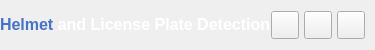
           <widget class="QFrame" name="contentTopBg">
            <property name="minimumSize">
             <size>
              <width>0</width>
              <height>50</height>
             </size>
            </property>
            <property name="maximumSize">
             <size>
              <width>16777215</width>
              <height>50</height>
             </size>
            </property>
            <property name="frameShape">
             <enum>QFrame::NoFrame</enum>
            </property>
            <property name="frameShadow">
             <enum>QFrame::Raised</enum>
            </property>
            <layout class="QHBoxLayout" name="horizontalLayout">
             <property name="spacing">
              <number>0</number>
             </property>
             <property name="leftMargin">
              <number>0</number>
             </property>
             <property name="topMargin">
              <number>0</number>
             </property>
             <property name="rightMargin">
              <number>10</number>
             </property>
             <property name="bottomMargin">
              <number>0</number>
             </property>
             <item>
              <widget class="QFrame" name="leftBox">
               <property name="sizePolicy">
                <sizepolicy hsizetype="Expanding" vsizetype="Preferred">
                 <horstretch>0</horstretch>
                 <verstretch>0</verstretch>
                </sizepolicy>
               </property>
               <property name="frameShape">
                <enum>QFrame::NoFrame</enum>
               </property>
               <property name="frameShadow">
                <enum>QFrame::Raised</enum>
               </property>
               <layout class="QHBoxLayout" name="horizontalLayout_3">
                <property name="spacing">
                 <number>0</number>
                </property>
                <property name="leftMargin">
                 <number>0</number>
                </property>
                <property name="topMargin">
                 <number>0</number>
                </property>
                <property name="rightMargin">
                 <number>0</number>
                </property>
                <property name="bottomMargin">
                 <number>0</number>
                </property>
                <item>
                 <widget class="QLabel" name="titleRightInfo">
                  <property name="sizePolicy">
                   <sizepolicy hsizetype="Preferred" vsizetype="Expanding">
                    <horstretch>0</horstretch>
                    <verstretch>0</verstretch>
                   </sizepolicy>
                  </property>
                  <property name="maximumSize">
                   <size>
                    <width>16777215</width>
                    <height>45</height>
                   </size>
                  </property>
                  <property name="font">
                   <font>
                    <family>Segoe UI</family>
                    <pointsize>10</pointsize>
                    <weight>50</weight>
                    <italic>false</italic>
                    <bold>false</bold>
                   </font>
                  </property>
                  <property name="text">
                   <string>&lt;html&gt;&lt;head/&gt;&lt;body&gt;&lt;p&gt;&lt;span style=&quot; font-size:12pt; font-weight:600; color:#4673c6;&quot;&gt;Helmet &lt;/span&gt;&lt;span style=&quot; font-size:12pt; font-weight:600; color:#ffffff;&quot;&gt;and License Plate Detection&lt;/span&gt;&lt;/p&gt;&lt;/body&gt;&lt;/html&gt;</string>
                  </property>
                  <property name="alignment">
                   <set>Qt::AlignLeading|Qt::AlignLeft|Qt::AlignVCenter</set>
                  </property>
                 </widget>
                </item>
               </layout>
              </widget>
             </item>
             <item alignment="Qt::AlignRight">
              <widget class="QFrame" name="rightButtons">
               <property name="minimumSize">
                <size>
                 <width>0</width>
                 <height>28</height>
                </size>
               </property>
               <property name="frameShape">
                <enum>QFrame::NoFrame</enum>
               </property>
               <property name="frameShadow">
                <enum>QFrame::Raised</enum>
               </property>
               <layout class="QHBoxLayout" name="horizontalLayout_2">
                <property name="spacing">
                 <number>5</number>
                </property>
                <property name="leftMargin">
                 <number>0</number>
                </property>
                <property name="topMargin">
                 <number>0</number>
                </property>
                <property name="rightMargin">
                 <number>0</number>
                </property>
                <property name="bottomMargin">
                 <number>0</number>
                </property>
                <item>
                 <widget class="QPushButton" name="minimizeAppBtn">
                  <property name="minimumSize">
                   <size>
                    <width>28</width>
                    <height>28</height>
                   </size>
                  </property>
                  <property name="maximumSize">
                   <size>
                    <width>28</width>
                    <height>28</height>
                   </size>
                  </property>
                  <property name="cursor">
                   <cursorShape>PointingHandCursor</cursorShape>
                  </property>
                  <property name="toolTip">
                   <string>Minimize</string>
                  </property>
                  <property name="text">
                   <string/>
                  </property>
                  <property name="icon">
                   <iconset resource="resources.qrc">
                    <normaloff>:/icons/images/icons/icon_minimize.png</normaloff>:/icons/images/icons/icon_minimize.png</iconset>
                  </property>
                  <property name="iconSize">
                   <size>
                    <width>20</width>
                    <height>20</height>
                   </size>
                  </property>
                 </widget>
                </item>
                <item>
                 <widget class="QPushButton" name="maximizeRestoreAppBtn">
                  <property name="minimumSize">
                   <size>
                    <width>28</width>
                    <height>28</height>
                   </size>
                  </property>
                  <property name="maximumSize">
                   <size>
                    <width>28</width>
                    <height>28</height>
                   </size>
                  </property>
                  <property name="font">
                   <font>
                    <family>Segoe UI</family>
                    <pointsize>10</pointsize>
                    <weight>50</weight>
                    <italic>false</italic>
                    <bold>false</bold>
                    <stylestrategy>PreferDefault</stylestrategy>
                   </font>
                  </property>
                  <property name="cursor">
                   <cursorShape>PointingHandCursor</cursorShape>
                  </property>
                  <property name="toolTip">
                   <string>Maximize</string>
                  </property>
                  <property name="text">
                   <string/>
                  </property>
                  <property name="icon">
                   <iconset resource="resources.qrc">
                    <normaloff>:/icons/images/icons/icon_maximize.png</normaloff>:/icons/images/icons/icon_maximize.png</iconset>
                  </property>
                  <property name="iconSize">
                   <size>
                    <width>20</width>
                    <height>20</height>
                   </size>
                  </property>
                 </widget>
                </item>
                <item>
                 <widget class="QPushButton" name="closeAppBtn">
                  <property name="minimumSize">
                   <size>
                    <width>28</width>
                    <height>28</height>
                   </size>
                  </property>
                  <property name="maximumSize">
                   <size>
                    <width>28</width>
                    <height>28</height>
                   </size>
                  </property>
                  <property name="cursor">
                   <cursorShape>PointingHandCursor</cursorShape>
                  </property>
                  <property name="toolTip">
                   <string>Close</string>
                  </property>
                  <property name="text">
                   <string/>
                  </property>
                  <property name="icon">
                   <iconset resource="resources.qrc">
                    <normaloff>:/icons/images/icons/icon_close.png</normaloff>:/icons/images/icons/icon_close.png</iconset>
                  </property>
                  <property name="iconSize">
                   <size>
                    <width>20</width>
                    <height>20</height>
                   </size>
                  </property>
                 </widget>
                </item>
               </layout>
              </widget>
             </item>
            </layout>
           </widget>
